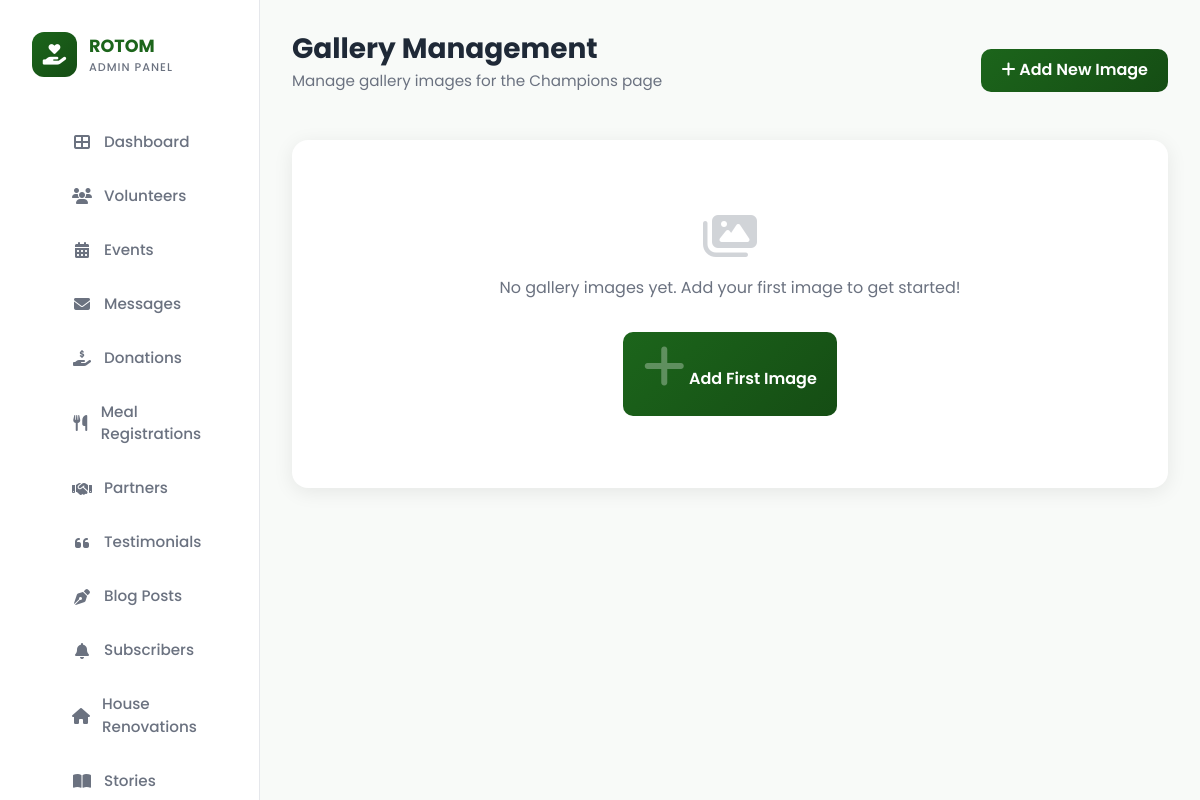
/dashboard/manage-gallery/ (signed in), run on an earlier commit of the app's database.
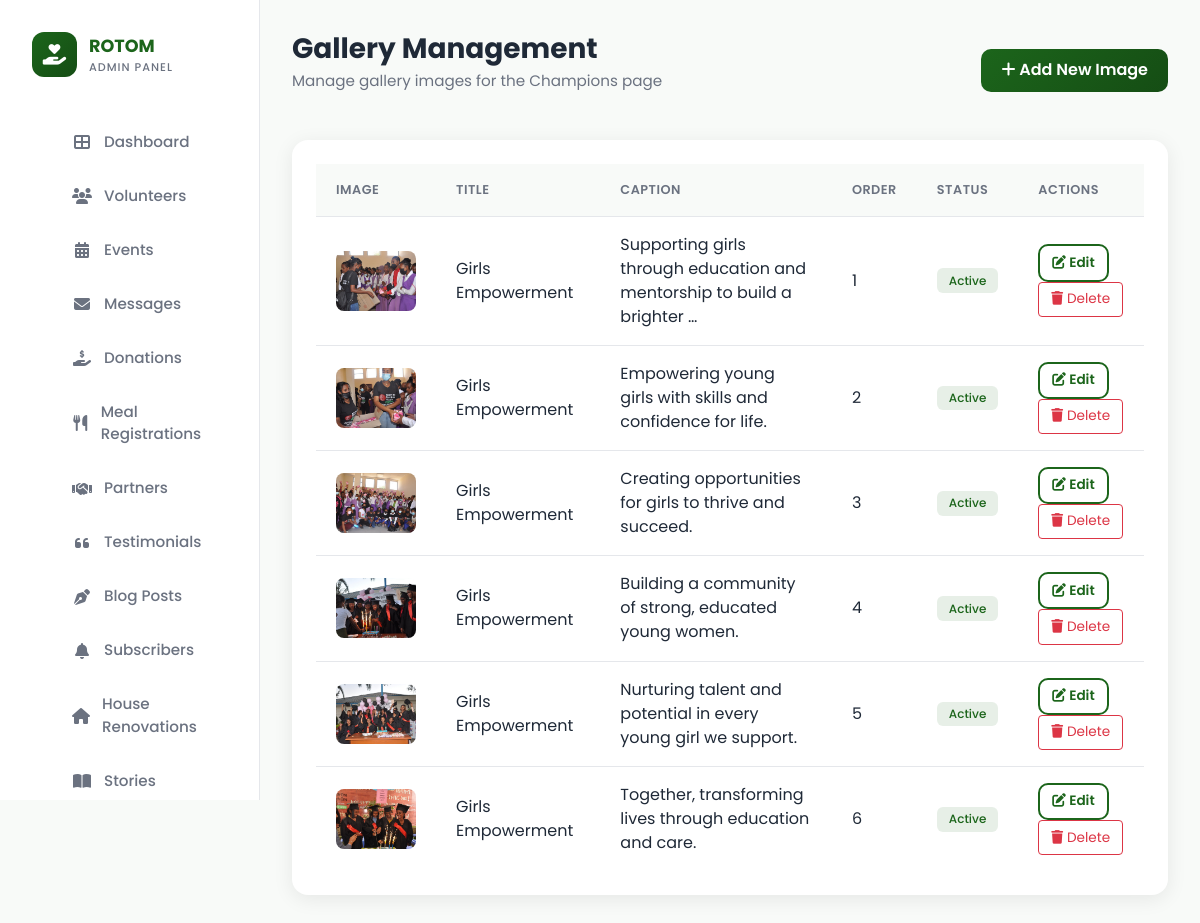
And on a later commit of the database.
### rotom/models.py (models this page shows, shortened)
class GalleryImage(models.Model):
    title = models.CharField(max_length=200, help_text="Image title (e.g., Girls Empowerment)")
    title_am = models.CharField(max_length=200, blank=True, help_text="Amharic translation of title (optional)")
    caption = models.TextField(help_text="Image caption/description")
    caption_am = models.TextField(blank=True, help_text="Amharic translation of caption (optional)")
    image = models.ImageField(upload_to='gallery/', help_text="Gallery photo")
    order = models.IntegerField(default=0, help_text="Display order (lower numbers appear first)")
    is_active = models.BooleanField(default=True, help_text="Check to display in gallery")
    created_at = models.DateTimeField(auto_now_add=True)
    updated_at = models.DateTimeField(auto_now=True)
    class Meta:
        ordering = ['order', '-created_at']
        verbose_name_plural = "Gallery Images"

### dashboard/views.py (the view)
# urls.py: path('manage-gallery/', views.manage_gallery, name='manage_gallery'),
@staff_member_required(login_url='dashboard:login')
def manage_gallery(request):
    search = request.GET.get('search', '')
    images = GalleryImage.objects.all().order_by('order', '-created_at')
    if search:
        images = images.filter(
            models.Q(title__icontains=search) |
            models.Q(caption__icontains=search)
        )
    paginator = Paginator(images, 12)
    images_paginated = paginator.get_page(request.GET.get('page'))
    return render(request, 'dashboard/manage_gallery.html', {
        'gallery_images': images_paginated,
        'search': search,
    })

### rotom/context_processors.py (called while the page is built)
def navbar_pattern(request):
    try:
        active_pattern = NavbarPattern.objects.filter(is_active=True).first()
    except Exception:
        active_pattern = None
    try:
        navbar_content = {obj.key: obj.value for obj in SiteContent.objects.filter(page='navbar')}
    except Exception:
        navbar_content = {}
    return {
        'navbar_pattern': active_pattern,
        'navbar_content': navbar_content,
    }

### dashboard/templates/dashboard/manage_gallery.html (shortened to what this page needs)
{% extends 'dashboard/base_admin.html' %}
{% block content %}
<div class="page-header d-flex justify-content-between align-items-center">
    <div>
        <h1 class="page-title">Gallery Management</h1>
        <p class="page-subtitle">Manage gallery images for the Champions page</p>
    </div>
    <a href="{% url 'dashboard:create_gallery_image' %}" class="btn btn-primary">
        <i class="fas fa-plus"></i> Add New Image
    </a>
</div>
<div class="card">
    <div class="card-body">
        {% if gallery_images %}
            <div class="table-responsive">
                <table class="table">
                    <thead>
                        <tr>
                            <th>Image</th>
                            <th>Title</th>
                            <th>Caption</th>
                            <th>Order</th>
                            <th>Status</th>
                            <th>Actions</th>
                        </tr>
                    </thead>
                    <tbody>
                        {% for image in gallery_images %}
                        <tr>
                            <td>
                                {% if image.image %}
                                    {% if image.image.name|slice:":7" == "images/" %}
                                        {% load static %}
                                        <img src="{{ image.image.url }}" alt="{{ image.title }}" style="width: 80px; height: 60px; object-fit: cover; border-radius: 8px;">
                                    {% else %}
                                        <img src="{{ image.image.url }}" alt="{{ image.title }}" style="width: 80px; height: 60px; object-fit: cover; border-radius: 8px;">
                                    {% endif %}
                                {% else %}
                                    <span class="text-muted">No image</span>
                                {% endif %}
                            </td>
                            <td>{{ image.title }}</td>
                            <td>{{ image.caption|truncatewords:10 }}</td>
                            <td>{{ image.order }}</td>
                            <td>
                                {% if image.is_active %}
                                    <span class="badge badge-success">Active</span>
                                {% else %}
                                    <span class="badge badge-warning">Inactive</span>
                                {% endif %}
                            </td>
                            <td>
                                <a href="{% url 'dashboard:edit_gallery_image' image.pk %}" class="btn btn-sm btn-outline-primary">
                                    <i class="fas fa-edit"></i> Edit
                                </a>
                                <form method="post" action="{% url 'dashboard:delete_gallery_image' image.pk %}" style="display: inline;" onsubmit="return confirm('Are you sure you want to delete this image?');">
                                    <button type="submit" class="btn btn-sm btn-outline-danger">
                                        <i class="fas fa-trash"></i> Delete
                                    </button>
                                </form>
                            </td>
                        </tr>
                        {% endfor %}
                    </tbody>
                </table>
            </div>
        {% else %}
            <div class="empty-state">
                <i class="fas fa-images"></i>
                <p>No gallery images yet. Add your first image to get started!</p>
                <a href="{% url 'dashboard:create_gallery_image' %}" class="btn btn-primary mt-3">
                    <i class="fas fa-plus"></i> Add First Image
                </a>
            </div>
        {% endif %}
    </div>
</div>
{% endblock %}

### dashboard/templates/dashboard/base_admin.html (shortened to what this page needs)
<!DOCTYPE html>
<html lang="en">
<head>
    {% load static %}
    <link href="https://cdn.jsdelivr.net/npm/bootstrap@5.3.2/dist/css/bootstrap.min.css" rel="stylesheet">
    <link rel="stylesheet" href="{% static 'css/fontawesome.min.css' %}">
</head>
<body>
    <nav class="sidebar" id="sidebar">
        <a href="{% url 'dashboard:admin_dashboard' %}" class="sidebar-brand">
            <div class="sidebar-brand-icon">
                <i class="fas fa-hand-holding-heart"></i>
            </div>
            <div class="sidebar-brand-text">
                ROTOM
                <span>Admin Panel</span>
            </div>
        </a>
        <ul class="sidebar-nav">
            <li class="nav-item">
                <a href="{% url 'dashboard:admin_dashboard' %}" class="nav-link {% if request.resolver_match.url_name == 'admin_dashboard' %}active{% endif %}">
                    <i class="fas fa-th-large"></i> Dashboard
                </a>
            </li>
            <li class="nav-item">
                <a href="{% url 'dashboard:manage_volunteers' %}" class="nav-link {% if 'volunteer' in request.resolver_match.url_name %}active{% endif %}">
                    <i class="fas fa-users"></i> Volunteers
                </a>
            </li>
            <li class="nav-item">
                <a href="{% url 'dashboard:manage_events' %}" class="nav-link {% if 'event' in request.resolver_match.url_name %}active{% endif %}">
                    <i class="fas fa-calendar-alt"></i> Events
                </a>
            </li>
            <li class="nav-item">
                <a href="{% url 'dashboard:manage_contacts' %}" class="nav-link {% if 'contact' in request.resolver_match.url_name %}active{% endif %}">
                    <i class="fas fa-envelope"></i> Messages
                </a>
            </li>
            <li class="nav-item">
                <a href="{% url 'dashboard:manage_payments' %}" class="nav-link {% if 'payment' in request.resolver_match.url_name %}active{% endif %}">
                    <i class="fas fa-hand-holding-usd"></i> Donations
                </a>
            </li>
            <li class="nav-item">
                <a href="{% url 'dashboard:manage_registrations' %}" class="nav-link {% if 'registration' in request.resolver_match.url_name %}active{% endif %}">
                    <i class="fas fa-utensils"></i> Meal Registrations
                </a>
            </li>
            <li class="nav-item">
                <a href="{% url 'dashboard:manage_partners' %}" class="nav-link {% if 'partner' in request.resolver_match.url_name %}active{% endif %}">
                    <i class="fas fa-handshake"></i> Partners
                </a>
            </li>
            <li class="nav-item">
                <a href="{% url 'dashboard:manage_testimonials' %}" class="nav-link {% if 'testimonial' in request.resolver_match.url_name %}active{% endif %}">
                    <i class="fas fa-quote-left"></i> Testimonials
                </a>
            </li>
            <li class="nav-item">
                <a href="{% url 'dashboard:manage_blog' %}" class="nav-link {% if 'blog' in request.resolver_match.url_name %}active{% endif %}">
                    <i class="fas fa-pen-nib"></i> Blog Posts
                </a>
            </li>
            <li class="nav-item">
                <a href="{% url 'dashboard:manage_subscribers' %}" class="nav-link {% if 'subscriber' in request.resolver_match.url_name %}active{% endif %}">
                    <i class="fas fa-bell"></i> Subscribers
                </a>
            </li>
            <li class="nav-item">
                <a href="{% url 'dashboard:manage_renovations' %}" class="nav-link {% if 'renovation' in request.resolver_match.url_name %}active{% endif %}">
                    <i class="fas fa-home"></i> House Renovations
                </a>
            </li>
            <li class="nav-item">
                <a href="{% url 'dashboard:manage_stories' %}" class="nav-link {% if 'stor' in request.resolver_match.url_name %}active{% endif %}">
                    <i class="fas fa-book-open"></i> Stories
                </a>
            </li>
        </ul>
    </nav>
    <main class="main-content">
        {% block content %}{% endblock %}
    </main>
</body>
</html>

What changed in the data, as far as the page shows it:
added GalleryImage: image (picture), title "Girls Empowerment", caption "Supporting girls through education and mentorship to build a brighter …", order "1", is_active "Active"
added GalleryImage: image (picture), title "Girls Empowerment", caption "Empowering young girls with skills and confidence for life.", order "2", is_active "Active"
added GalleryImage: image (picture), title "Girls Empowerment", caption "Creating opportunities for girls to thrive and succeed.", order "3", is_active "Active"
added GalleryImage: image (picture), title "Girls Empowerment", caption "Building a community of strong, educated young women.", order "4", is_active "Active"
added GalleryImage: image (picture), title "Girls Empowerment", caption "Nurturing talent and potential in every young girl we support.", order "5", is_active "Active"
added GalleryImage: image (picture), title "Girls Empowerment", caption "Together, transforming lives through education and care.", order "6", is_active "Active"
Also different on the page:
text no longer shown: "No gallery images yet. Add your first image to get started! Add First Image"
text now shown: "IMAGE TITLE CAPTION ORDER STATUS ACTIONS"
